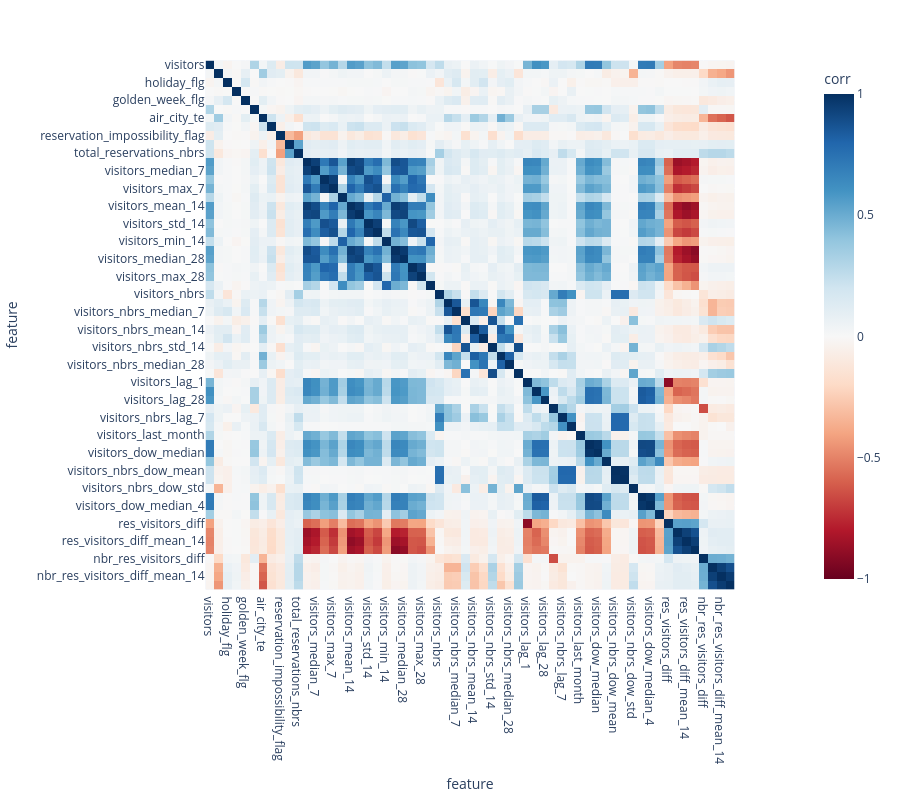

This figure's notebook cell:
### Markdown cell above
## Feature correlation

### Code cell
corr = air_visit_df.corr(numeric_only=True)
plot_corr_matrix(corr)

### Figure 1 — Plotly figure (JSON) as saved in the notebook; plotly's stock layout.template omitted (floating-point values rounded to 4 significant figures; data arrays with more than 128 entries replaced by an {"elided": "..."} marker saying what was removed)
{"data": [{"coloraxis": "coloraxis", "name": "0", "x": ["visitors", "opened_recently", "holiday_flg", "days_from_holiday", "golden_week_flg", "open_usually", "air_city_te", "air_genre_te", "reservation_impossibility_flag", "total_reservations", "total_reservations_nbrs", "visitors_mean_7", "visitors_median_7", "visitors_std_7", "visitors_max_7", "visitors_min_7", "visitors_mean_14", "visitors_median_14", "visitors_std_14", "visitors_max_14", "visitors_min_14", "visitors_mean_28", "visitors_median_28", "visitors_std_28", "visitors_max_28", "visitors_min_28", "visitors_nbrs", "visitors_nbrs_mean_7", "visitors_nbrs_median_7", "visitors_nbrs_std_7", "visitors_nbrs_mean_14", "visitors_nbrs_median_14", "visitors_nbrs_std_14", "visitors_nbrs_mean_28", "visitors_nbrs_median_28", "visitors_nbrs_std_28", "visitors_lag_1", "visitors_lag_7", "visitors_lag_28", "visitors_nbrs_lag_1", "visitors_nbrs_lag_7", "visitors_nbrs_lag_28", "visitors_last_month", "visitors_dow_mean", "visitors_dow_median", "visitors_dow_std", "visitors_nbrs_dow_mean", "visitors_nbrs_dow_median", "visitors_nbrs_dow_std", "visitors_dow_mean_4", "visitors_dow_median_4", "visitors_dow_std_4", "res_visitors_diff", "res_visitors_diff_mean_7", "res_visitors_diff_mean_14", "res_visitors_diff_mean_28", "nbr_res_visitors_diff", "nbr_res_visitors_diff_mean_7", "nbr_res_visitors_diff_mean_14", "nbr_res_visitors_diff_mean_28"], "y": ["visitors", "opened_recently", "holiday_flg", "days_from_holiday", "golden_week_flg", "open_usually", "air_city_te", "air_genre_te", "reservation_impossibility_flag", "total_reservations", "total_reservations_nbrs", "visitors_mean_7", "visitors_median_7", "visitors_std_7", "visitors_max_7", "visitors_min_7", "visitors_mean_14", "visitors_median_14", "visitors_std_14", "visitors_max_14", "visitors_min_14", "visitors_mean_28", "visitors_median_28", "visitors_std_28", "visitors_max_28", "visitors_min_28", "visitors_nbrs", "visitors_nbrs_mean_7", "visitors_nbrs_median_7", "visitors_nbrs_std_7", "visitors_nbrs_mean_14", "visitors_nbrs_median_14", "visitors_nbrs_std_14", "visitors_nbrs_mean_28", "visitors_nbrs_median_28", "visitors_nbrs_std_28", "visitors_lag_1", "visitors_lag_7", "visitors_lag_28", "visitors_nbrs_lag_1", "visitors_nbrs_lag_7", "visitors_nbrs_lag_28", "visitors_last_month", "visitors_dow_mean", "visitors_dow_median", "visitors_dow_std", "visitors_nbrs_dow_mean", "visitors_nbrs_dow_median", "visitors_nbrs_dow_std", "visitors_dow_mean_4", "visitors_dow_median_4", "visitors_dow_std_4", "res_visitors_diff", "res_visitors_diff_mean_7", "res_visitors_diff_mean_14", "res_visitors_diff_mean_28", "nbr_res_visitors_diff", "nbr_res_visitors_diff_mean_7", "nbr_res_visitors_diff_mean_14", "nbr_res_visitors_diff_mean_28"], "z": {"elided": "60x60 float values"}, "type": "heatmap", "xaxis": "x", "yaxis": "y", "hovertemplate": "feature: %{x}<br>feature: %{y}<br>corr: %{z}<extra></extra>"}], "layout": {"xaxis": {"anchor": "y", "domain": [0.0, 1.0], "scaleanchor": "y", "constrain": "domain", "title": {"text": "feature"}}, "yaxis": {"anchor": "x", "domain": [0.0, 1.0], "autorange": "reversed", "constrain": "domain", "title": {"text": "feature"}}, "coloraxis": {"colorbar": {"title": {"text": "corr"}}, "colorscale": [[0.0, "rgb(103,0,31)"], [0.1, "rgb(178,24,43)"], [0.2, "rgb(214,96,77)"], [0.3, "rgb(244,165,130)"], [0.4, "rgb(253,219,199)"], [0.5, "rgb(247,247,247)"], [0.6, "rgb(209,229,240)"], [0.7, "rgb(146,197,222)"], [0.8, "rgb(67,147,195)"], [0.9, "rgb(33,102,172)"], [1.0, "rgb(5,48,97)"]], "cmin": -1, "cmax": 1}, "margin": {"t": 60}, "width": 900, "height": 800}}
